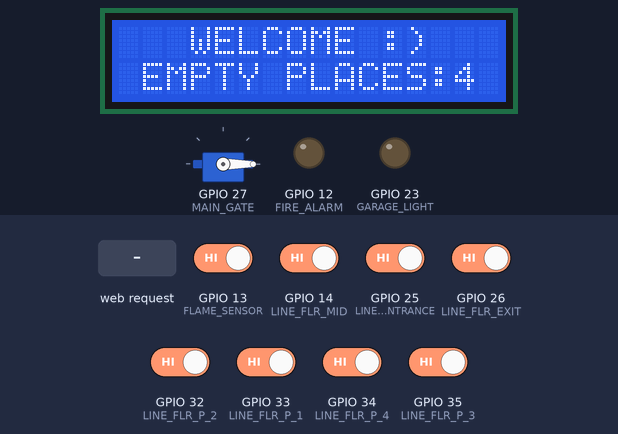
The sketch below on a simulated ESP32. Parts: 16×2 character LCD, servo, output pins drawn as LEDs (lit = HIGH). Dashed ring = blinking. Inputs (shaded band) come from the test bench; at power-on: GPIO 13 (FLAME_SENSOR), GPIO 14 (LINE_FLR_MID), GPIO 25 (LINE_FLR_ENTRANCE), GPIO 26 (LINE_FLR_EXIT), GPIO 32 (LINE_FLR_P_2), GPIO 33 (LINE_FLR_P_1), GPIO 34 (LINE_FLR_P_4), GPIO 35 (LINE_FLR_P_3) HIGH. WiFi joins after 1.5 s; servers stay silent unless stated; what the sketch prints to the serial monitor is not drawn.

Above: at 2.7 s.
2.8 s: GPIO 13 (FLAME_SENSOR) driven LOW
At 4.4 s:
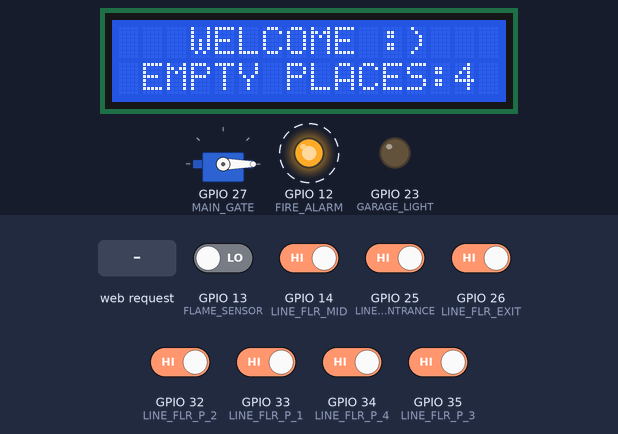
6.9 s: HTTP request GET /23/on received
At 8.6 s:
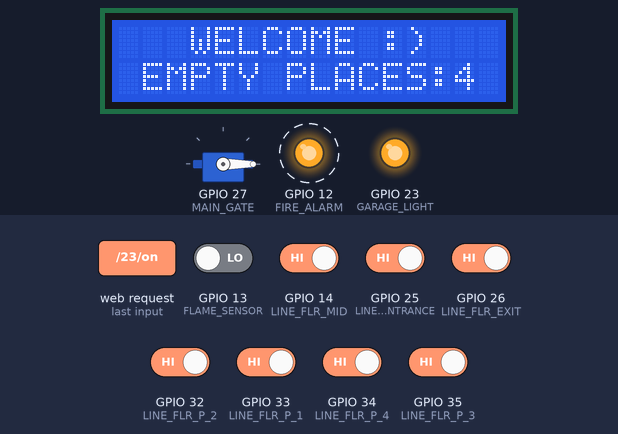
10.3 s: GPIO 14 (LINE_FLR_MID) driven LOW
At 12.7 s:
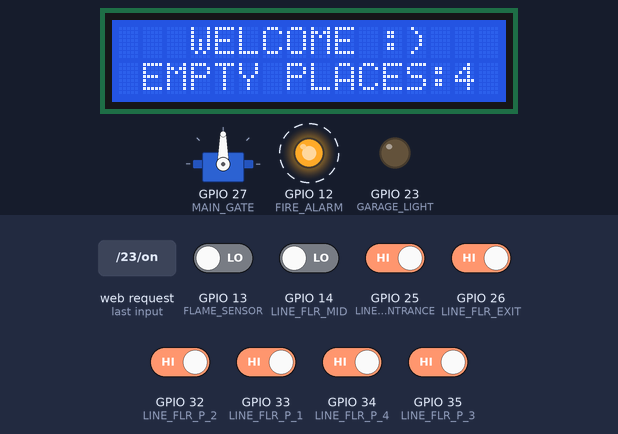
14.4 s: GPIO 32 (LINE_FLR_P_2) driven LOW
At 17.4 s:
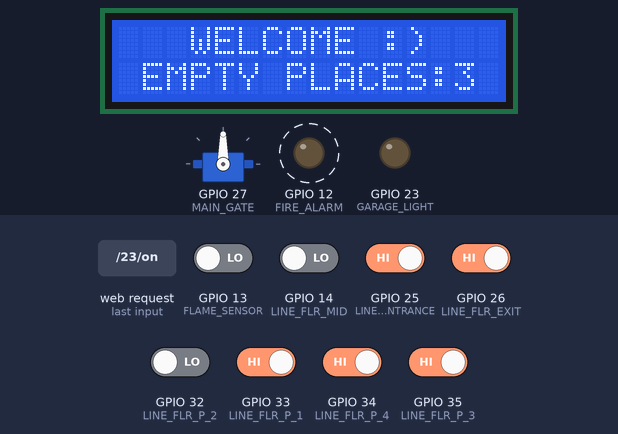
18.5 s: GPIO 33 (LINE_FLR_P_1) driven LOW
At 20.6 s:
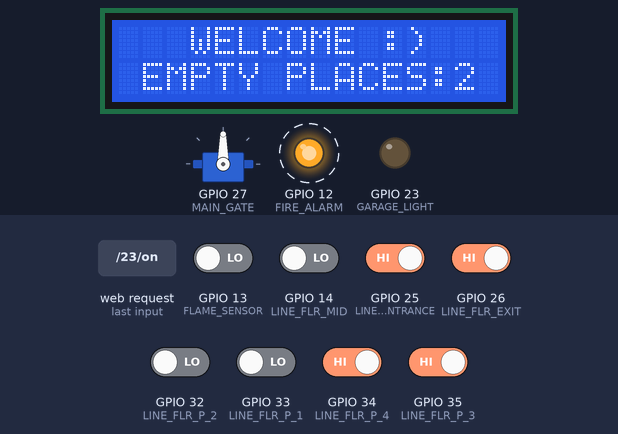
22.6 s: GPIO 34 (LINE_FLR_P_4) driven LOW
At 25.2 s:
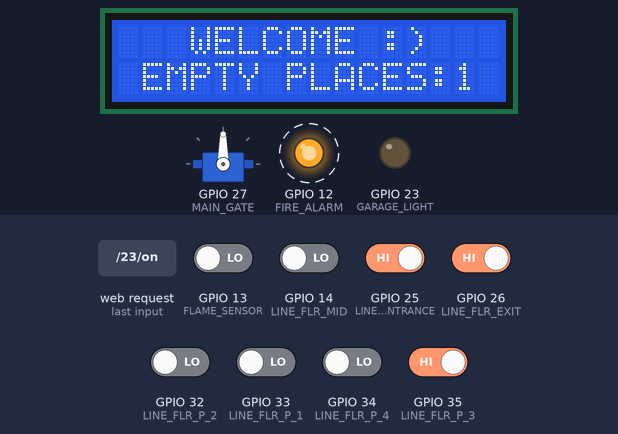
Timing chart, 0 to 27.7 s (numbered marks = the images above; inputs shaded):
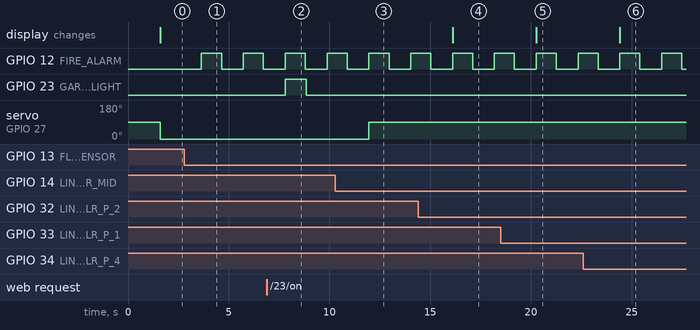

Measured:
- after the input at 2.8 s, GPIO 12 (FIRE_ALARM): alternates HIGH for 1.0 s and LOW for 1.1 s, starting after 0.85 s
- after the input at 6.9 s, GPIO 23 (GARAGE_LIGHT): LOW → HIGH after 0.90 s, → LOW 1.1 s later
- after the input at 10.3 s, servo on GPIO 27 (MAIN_GATE): 0° → 90° after 1.7 s
- after the input at 14.4 s, the display: changes after 1.7 s (image 4)
- after the input at 18.5 s, the display: changes after 1.8 s (image 5)
- after the input at 22.6 s, the display: changes after 1.8 s (image 6)

The sketch:

Smart_Parking.ino
```cpp
#include <ESP32Servo.h>

#include <Wire.h>

#include <LiquidCrystal_I2C.h>

#include <WiFi.h>

const char * ssid = "semo";
const char * password = "gogo2345";

#define LINE_FLR_ENTRANCE 25
#define LINE_FLR_EXIT 26
#define LINE_FLR_P_1 33
#define LINE_FLR_P_2 32
#define LINE_FLR_P_3 35
#define LINE_FLR_P_4 34
#define MAIN_GATE 27
#define LINE_FLR_MID 14
#define GARAGE_LIGHT 23
#define FIRE_ALARM 12
#define FLAME_SENSOR 13

LiquidCrystal_I2C lcd(0x27, 16, 2);
Servo GATE;
WiFiServer server(80);
String header;
String GARAGE_LIGHTState = "OFF";
unsigned long currentTime = millis();
unsigned long previousTime = 0;
const long timeoutTime = 2000;

void setup() {
  Serial.begin(115200);
  pinMode(GARAGE_LIGHT, OUTPUT);

  digitalWrite(GARAGE_LIGHT, LOW);

  pinMode(LINE_FLR_ENTRANCE, INPUT);
  pinMode(LINE_FLR_MID, INPUT);
  pinMode(LINE_FLR_EXIT, INPUT);
  pinMode(LINE_FLR_P_1, INPUT);
  pinMode(LINE_FLR_P_2, INPUT);
  pinMode(LINE_FLR_P_3, INPUT);
  pinMode(LINE_FLR_P_4, INPUT);

  pinMode(FLAME_SENSOR, INPUT);
  pinMode(FIRE_ALARM, OUTPUT);

  lcd.begin();
  lcd.backlight();

  GATE.attach(MAIN_GATE);

  Serial.print("Connecting to ");
  Serial.println(ssid);
  WiFi.begin(ssid, password);
  while (WiFi.status() != WL_CONNECTED) {
    delay(500);
    Serial.print(".");
  }
  Serial.println("");
  Serial.println("WiFi connected.");
  Serial.println("IP address: ");
  Serial.println(WiFi.localIP());
  server.begin();
}

void fireSystem() {
  if (digitalRead(FLAME_SENSOR) == 0) {
    Serial.println("Flame detected...!");
    digitalWrite(FIRE_ALARM, HIGH);
    delay(1000);
    digitalWrite(FIRE_ALARM, LOW);
    delay(50);
    digitalWrite(GARAGE_LIGHT, LOW);

  } else
    Serial.println("No flame detected. Stay cool");

  delay(1000);
}

void loop() {
  int ENT = !digitalRead(LINE_FLR_ENTRANCE);
  int MID = !digitalRead(LINE_FLR_MID);
  int EXT = !digitalRead(LINE_FLR_EXIT);

  int P1 = !digitalRead(LINE_FLR_P_1); // Parking slots status -- 0=EMPTY , 1=FULL
  int P2 = !digitalRead(LINE_FLR_P_2);
  int P3 = !digitalRead(LINE_FLR_P_3);
  int P4 = !digitalRead(LINE_FLR_P_4);

  int PARKING_STATES[4] = {
    P1,
    P2,
    P3,
    P4
  };

  int SUM_OF_SLOTS = P1 + P2 + P3 + P4;
  int EMPTY_SLOTS = 4 - SUM_OF_SLOTS;

  lcd.setCursor(3, 0);
  lcd.print("WELCOME :)");
  if (EMPTY_SLOTS != 0) {
    lcd.setCursor(0, 1);
    lcd.print(" EMPTY PLACES: ");
    lcd.setCursor(14, 1);
    lcd.print(EMPTY_SLOTS);
  } else {
    lcd.setCursor(0, 0);
    lcd.print("   NO PLACES    ");
    lcd.setCursor(0, 1);
    lcd.print("                ");
  }

  if ((ENT == 1 || EXT == 1 || MID == 1) && SUM_OF_SLOTS < 4)
    GATE.write(90);
  else if (ENT == 0 || EXT == 0 || MID == 0 || EMPTY_SLOTS == 0)
    GATE.write(0);

  WiFiClient client = server.available(); // Listen for incoming clients

  if (client) { // If a new client connects,
    currentTime = millis();
    previousTime = currentTime;
    Serial.println("New Client."); // print a message out in the serial port
    String currentLine = ""; // make a String to hold incoming data from the client
    while (client.connected() && currentTime - previousTime <= timeoutTime) { // loop while the client's connected
      currentTime = millis();
      if (client.available()) { // if there's bytes to read from the client,
        char c = client.read(); // read a byte, then
        Serial.write(c); // print it out the serial monitor
        header += c;
        if (c == '\n') { // if the byte is a newline character
          if (currentLine.length() == 0) {
            client.println("HTTP/1.1 200 OK");
            client.println("Content-type:text/html");
            client.println("Connection: close");
            client.println();

            // turns the GPIOs on and off
            if (header.indexOf("GET /23/on") >= 0) {
              Serial.println("GPIO 23 on");
              GARAGE_LIGHTState = "ON";
              digitalWrite(GARAGE_LIGHT, HIGH);
            } else if (header.indexOf("GET /23/off") >= 0) {
              Serial.println("GPIO 23 off");
              GARAGE_LIGHTState = "OFF";
              digitalWrite(GARAGE_LIGHT, LOW);
            }

            String STATES[4];
            String COLORS[4];

            for (int i = 0; i < 4; i++) {
              if (PARKING_STATES[i] == 1) {
                STATES[i] = "FULL";
                COLORS[i] = "RED";
              } else {
                STATES[i] = "EMPTY";
                COLORS[i] = "GREEN";
              }
            }

            client.println("<!DOCTYPE html><html>");
            client.println("<head><meta name=\"viewport\" content=\"width=device-width, initial-scale=1\">");
            client.println("<link rel=\"icon\" href=\"data:,\">");

            client.println("<style>html { font-family: Helvetica; display: inline-block; margin: 0px auto; text-align: center;}");
            client.println(".button { background-color: #4CAF50; border: none; color: white; padding: 16px 40px;");
            client.println("text-decoration: none; font-size: 30px; margin: 2px; cursor: pointer;}");
            client.println(".button2 {background-color: #555555;}</style></head>");

            client.println("<body><h1>Smart Car Parking</h1>");

            client.println("<p>GARAGE LIGHTS STATE: " + GARAGE_LIGHTState + "</p>");

            if (GARAGE_LIGHTState == "OFF") {
              client.println("<p><a href=\"/23/on\"><button class=\"button\">ON</button></a></p>");
            } else {
              client.println("<p><a href=\"/23/off\"><button class=\"button button2\">OFF</button></a></p>");
            }

            client.println("<p style=\"font-size: 1.5em;\">&nbsp;</p>");
            client.println("<table class=\"editorDemoTable\" style=\"width: 264px; margin-left: auto; margin-right: auto;\">");
            client.println("<tbody>");
            client.println("<tr style=\"height: 82.8px;\">");

            client.println("<td style=\"height: 82.8px; width: 107px; background-color:" + COLORS[1] + ";\">");
            client.println("<h3>P2 = " + STATES[1] + "</h3>");

            client.println("</td>");
            client.println("<td style=\"width: 18px; height: 82.8px;\">");
            client.println("<h3>&nbsp;</h3>");
            client.println("</td>");

            client.println("<td style=\"width: 110px; height: 82.8px; background-color:" + COLORS[2] + ";\">");
            client.println("<h3>P3 =" + STATES[2] + "</h3>");

            client.println("</td>");
            client.println("</tr>");
            client.println("<tr style=\"height: 101px;\">");

            client.println("<td style=\"width: 107px; height: 101px; background-color:" + COLORS[0] + ";\">");
            client.println("<h3>P1 = " + STATES[0] + "</h3>");

            client.println("</td>");
            client.println("<td style=\"width: 18px; height: 101px;\">");
            client.println("<h3>&nbsp;</h3>");
            client.println("</td>");

            client.println("<td style=\"width: 110px; height: 101px; background-color:" + COLORS[3] + ";\">");
            client.println("<h3>P4 = " + STATES[3] + "</h3>");
            client.println("</td>");
            client.println("</tr>");
            client.println("</tbody>");
            client.println("</table>");

            client.println(" <meta http-equiv=\"refresh\" content=\"1\">");
            client.println("</body></html>");

            break;
          } else {
            currentLine = "";
          }
        } else if (c != '\r') {
          currentLine += c;
        }
      }
    }
    header = "";
    client.stop();
    Serial.println("Client disconnected.");
    Serial.println("");
  }

  fireSystem();
}
```
